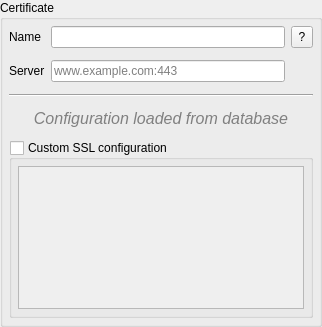
<?xml version="1.0" encoding="UTF-8"?>
<ui version="4.0">
 <class>QgsAuthSslConfigWidget</class>
 <widget class="QWidget" name="QgsAuthSslConfigWidget">
  <property name="geometry">
   <rect>
    <x>0</x>
    <y>0</y>
    <width>322</width>
    <height>327</height>
   </rect>
  </property>
  <property name="windowTitle">
   <string>Form</string>
  </property>
  <layout class="QVBoxLayout" name="verticalLayout_2">
   <property name="leftMargin">
    <number>0</number>
   </property>
   <property name="topMargin">
    <number>0</number>
   </property>
   <property name="rightMargin">
    <number>0</number>
   </property>
   <property name="bottomMargin">
    <number>0</number>
   </property>
   <item>
    <widget class="QGroupBox" name="grpbxCert">
     <property name="title">
      <string>Certificate</string>
     </property>
     <layout class="QGridLayout" name="gridLayout_2">
      <property name="leftMargin">
       <number>6</number>
      </property>
      <property name="topMargin">
       <number>6</number>
      </property>
      <property name="rightMargin">
       <number>6</number>
      </property>
      <property name="bottomMargin">
       <number>6</number>
      </property>
      <property name="horizontalSpacing">
       <number>6</number>
      </property>
      <property name="verticalSpacing">
       <number>12</number>
      </property>
      <item row="1" column="0">
       <widget class="QLabel" name="lblCert">
        <property name="text">
         <string>Name</string>
        </property>
       </widget>
      </item>
      <item row="2" column="1">
       <widget class="QLineEdit" name="leHost">
        <property name="minimumSize">
         <size>
          <width>175</width>
          <height>0</height>
         </size>
        </property>
        <property name="placeholderText">
         <string>www.example.com:443</string>
        </property>
       </widget>
      </item>
      <item row="1" column="1">
       <widget class="QLineEdit" name="leCommonName">
        <property name="placeholderText">
         <string/>
        </property>
       </widget>
      </item>
      <item row="1" column="2">
       <widget class="QToolButton" name="btnCertInfo">
        <property name="minimumSize">
         <size>
          <width>22</width>
          <height>22</height>
         </size>
        </property>
        <property name="text">
         <string>?</string>
        </property>
        <property name="icon">
         <iconset resource="../../images/images.qrc">
          <normaloff>:/images/themes/default/propertyicons/metadata.svg</normaloff>:/images/themes/default/propertyicons/metadata.svg</iconset>
        </property>
        <property name="iconSize">
         <size>
          <width>16</width>
          <height>16</height>
         </size>
        </property>
       </widget>
      </item>
      <item row="2" column="0">
       <widget class="QLabel" name="lblServer">
        <property name="text">
         <string>Server</string>
        </property>
       </widget>
      </item>
      <item row="4" column="0" colspan="3">
       <widget class="Line" name="line">
        <property name="orientation">
         <enum>Qt::Horizontal</enum>
        </property>
       </widget>
      </item>
      <item row="7" column="0" colspan="3">
       <widget class="QGroupBox" name="grpbxSslConfig">
        <property name="title">
         <string>Custom SSL configuration</string>
        </property>
        <property name="checkable">
         <bool>true</bool>
        </property>
        <property name="checked">
         <bool>false</bool>
        </property>
        <layout class="QVBoxLayout" name="verticalLayout">
         <property name="spacing">
          <number>6</number>
         </property>
         <property name="leftMargin">
          <number>6</number>
         </property>
         <property name="topMargin">
          <number>6</number>
         </property>
         <property name="rightMargin">
          <number>6</number>
         </property>
         <property name="bottomMargin">
          <number>6</number>
         </property>
         <item>
          <widget class="QTreeWidget" name="treeSslConfig">
           <property name="editTriggers">
            <set>QAbstractItemView::NoEditTriggers</set>
           </property>
           <attribute name="headerVisible">
            <bool>false</bool>
           </attribute>
           <column>
            <property name="text">
             <string>Field</string>
            </property>
           </column>
          </widget>
         </item>
        </layout>
       </widget>
      </item>
      <item row="5" column="0" colspan="3">
       <widget class="QLabel" name="lblLoadedConfig">
        <property name="font">
         <font>
          <pointsize>12</pointsize>
          <italic>true</italic>
         </font>
        </property>
        <property name="styleSheet">
         <string notr="true">color: rgb(128, 128, 128);</string>
        </property>
        <property name="text">
         <string notr="true">Configuration loaded from database</string>
        </property>
        <property name="alignment">
         <set>Qt::AlignCenter</set>
        </property>
        <property name="wordWrap">
         <bool>true</bool>
        </property>
       </widget>
      </item>
     </layout>
    </widget>
   </item>
  </layout>
 </widget>
 <resources>
  <include location="../../images/images.qrc"/>
 </resources>
 <connections/>
</ui>
